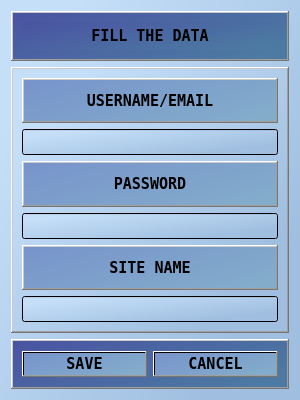
<?xml version="1.0" encoding="UTF-8"?>
<ui version="4.0">
 <class>Form</class>
 <widget class="QWidget" name="Form">
  <property name="geometry">
   <rect>
    <x>0</x>
    <y>0</y>
    <width>300</width>
    <height>400</height>
   </rect>
  </property>
  <property name="minimumSize">
   <size>
    <width>300</width>
    <height>400</height>
   </size>
  </property>
  <property name="maximumSize">
   <size>
    <width>300</width>
    <height>400</height>
   </size>
  </property>
  <property name="windowTitle">
   <string>Form</string>
  </property>
  <property name="styleSheet">
   <string notr="true">background-color: qlineargradient(spread:pad, x1:0.272, y1:0, x2:1, y2:0.591, stop:0 rgba(197, 223, 248, 255), stop:1 rgba(160, 191, 224, 255));</string>
  </property>
  <layout class="QVBoxLayout" name="verticalLayout">
   <item>
    <widget class="QFrame" name="frame">
     <property name="maximumSize">
      <size>
       <width>16777215</width>
       <height>50</height>
      </size>
     </property>
     <property name="styleSheet">
      <string notr="true">background-color: #4A55A2;
background-color: qlineargradient(spread:pad, x1:0, y1:0.153, x2:1, y2:0.688, stop:0 rgba(74, 85, 162, 255), stop:1 rgba(76, 122, 162, 255));</string>
     </property>
     <property name="frameShape">
      <enum>QFrame::WinPanel</enum>
     </property>
     <property name="frameShadow">
      <enum>QFrame::Raised</enum>
     </property>
     <property name="lineWidth">
      <number>1</number>
     </property>
     <layout class="QVBoxLayout" name="verticalLayout_3">
      <item>
       <widget class="QLabel" name="label">
        <property name="font">
         <font>
          <family>Fixedsys</family>
          <pointsize>11</pointsize>
          <bold>true</bold>
         </font>
        </property>
        <property name="text">
         <string>FILL THE DATA</string>
        </property>
        <property name="alignment">
         <set>Qt::AlignCenter</set>
        </property>
       </widget>
      </item>
     </layout>
    </widget>
   </item>
   <item>
    <widget class="QFrame" name="frame_2">
     <property name="styleSheet">
      <string notr="true">background-color: qlineargradient(spread:pad, x1:0.272, y1:0, x2:1, y2:0.591, stop:0 rgba(197, 223, 248, 255), stop:1 rgba(160, 191, 224, 255));</string>
     </property>
     <property name="frameShape">
      <enum>QFrame::WinPanel</enum>
     </property>
     <property name="frameShadow">
      <enum>QFrame::Raised</enum>
     </property>
     <layout class="QVBoxLayout" name="verticalLayout_2">
      <item>
       <widget class="QLabel" name="label_2">
        <property name="font">
         <font>
          <family>Fixedsys</family>
          <pointsize>11</pointsize>
          <bold>true</bold>
         </font>
        </property>
        <property name="styleSheet">
         <string notr="true">background-color: qlineargradient(spread:pad, x1:0, y1:0.17, x2:1, y2:0.75, stop:0 rgba(120, 149, 203, 255), stop:1 rgba(131, 172, 203, 255));</string>
        </property>
        <property name="frameShape">
         <enum>QFrame::WinPanel</enum>
        </property>
        <property name="frameShadow">
         <enum>QFrame::Raised</enum>
        </property>
        <property name="text">
         <string>USERNAME/EMAIL</string>
        </property>
        <property name="alignment">
         <set>Qt::AlignCenter</set>
        </property>
       </widget>
      </item>
      <item>
       <widget class="QLineEdit" name="le_user">
        <property name="font">
         <font>
          <family>Fixedsys</family>
          <pointsize>11</pointsize>
          <bold>true</bold>
         </font>
        </property>
        <property name="styleSheet">
         <string notr="true"/>
        </property>
       </widget>
      </item>
      <item>
       <widget class="QLabel" name="label_3">
        <property name="font">
         <font>
          <family>Fixedsys</family>
          <pointsize>11</pointsize>
          <bold>true</bold>
         </font>
        </property>
        <property name="styleSheet">
         <string notr="true">background-color: #7895CB;
background-color: qlineargradient(spread:pad, x1:0, y1:0.17, x2:1, y2:0.75, stop:0 rgba(120, 149, 203, 255), stop:1 rgba(131, 172, 203, 255));</string>
        </property>
        <property name="frameShape">
         <enum>QFrame::WinPanel</enum>
        </property>
        <property name="frameShadow">
         <enum>QFrame::Raised</enum>
        </property>
        <property name="text">
         <string>PASSWORD</string>
        </property>
        <property name="alignment">
         <set>Qt::AlignCenter</set>
        </property>
       </widget>
      </item>
      <item>
       <widget class="QLineEdit" name="le_password">
        <property name="font">
         <font>
          <family>Fixedsys</family>
          <pointsize>11</pointsize>
          <bold>true</bold>
         </font>
        </property>
        <property name="styleSheet">
         <string notr="true"/>
        </property>
       </widget>
      </item>
      <item>
       <widget class="QLabel" name="label_4">
        <property name="font">
         <font>
          <family>Fixedsys</family>
          <pointsize>11</pointsize>
          <bold>true</bold>
         </font>
        </property>
        <property name="styleSheet">
         <string notr="true">background-color: #7895CB;
background-color: qlineargradient(spread:pad, x1:0, y1:0.17, x2:1, y2:0.75, stop:0 rgba(120, 149, 203, 255), stop:1 rgba(131, 172, 203, 255));</string>
        </property>
        <property name="frameShape">
         <enum>QFrame::WinPanel</enum>
        </property>
        <property name="frameShadow">
         <enum>QFrame::Raised</enum>
        </property>
        <property name="text">
         <string>SITE NAME</string>
        </property>
        <property name="alignment">
         <set>Qt::AlignCenter</set>
        </property>
       </widget>
      </item>
      <item>
       <widget class="QLineEdit" name="le_site">
        <property name="font">
         <font>
          <family>Fixedsys</family>
          <pointsize>11</pointsize>
          <bold>true</bold>
         </font>
        </property>
        <property name="styleSheet">
         <string notr="true"/>
        </property>
       </widget>
      </item>
     </layout>
    </widget>
   </item>
   <item>
    <widget class="QFrame" name="frame_3">
     <property name="maximumSize">
      <size>
       <width>16777215</width>
       <height>50</height>
      </size>
     </property>
     <property name="styleSheet">
      <string notr="true">background-color: #4A55A2;
background-color: qlineargradient(spread:pad, x1:0, y1:0.153, x2:1, y2:0.688, stop:0 rgba(74, 85, 162, 255), stop:1 rgba(76, 122, 162, 255));</string>
     </property>
     <property name="frameShape">
      <enum>QFrame::WinPanel</enum>
     </property>
     <property name="frameShadow">
      <enum>QFrame::Raised</enum>
     </property>
     <layout class="QHBoxLayout" name="horizontalLayout">
      <item>
       <widget class="QPushButton" name="bt_save">
        <property name="font">
         <font>
          <family>Fixedsys</family>
          <pointsize>11</pointsize>
          <bold>true</bold>
         </font>
        </property>
        <property name="styleSheet">
         <string notr="true">background-color: #4A55A2;
background-color: qlineargradient(spread:pad, x1:0, y1:0.17, x2:1, y2:0.75, stop:0 rgba(120, 149, 203, 255), stop:1 rgba(131, 172, 203, 255));</string>
        </property>
        <property name="text">
         <string>SAVE</string>
        </property>
       </widget>
      </item>
      <item>
       <widget class="QPushButton" name="bt_cancel">
        <property name="font">
         <font>
          <family>Fixedsys</family>
          <pointsize>11</pointsize>
          <bold>true</bold>
         </font>
        </property>
        <property name="styleSheet">
         <string notr="true">background-color: #4A55A2;
background-color: qlineargradient(spread:pad, x1:0, y1:0.17, x2:1, y2:0.75, stop:0 rgba(120, 149, 203, 255), stop:1 rgba(131, 172, 203, 255));</string>
        </property>
        <property name="text">
         <string>CANCEL</string>
        </property>
       </widget>
      </item>
     </layout>
    </widget>
   </item>
  </layout>
 </widget>
 <resources/>
 <connections/>
</ui>
